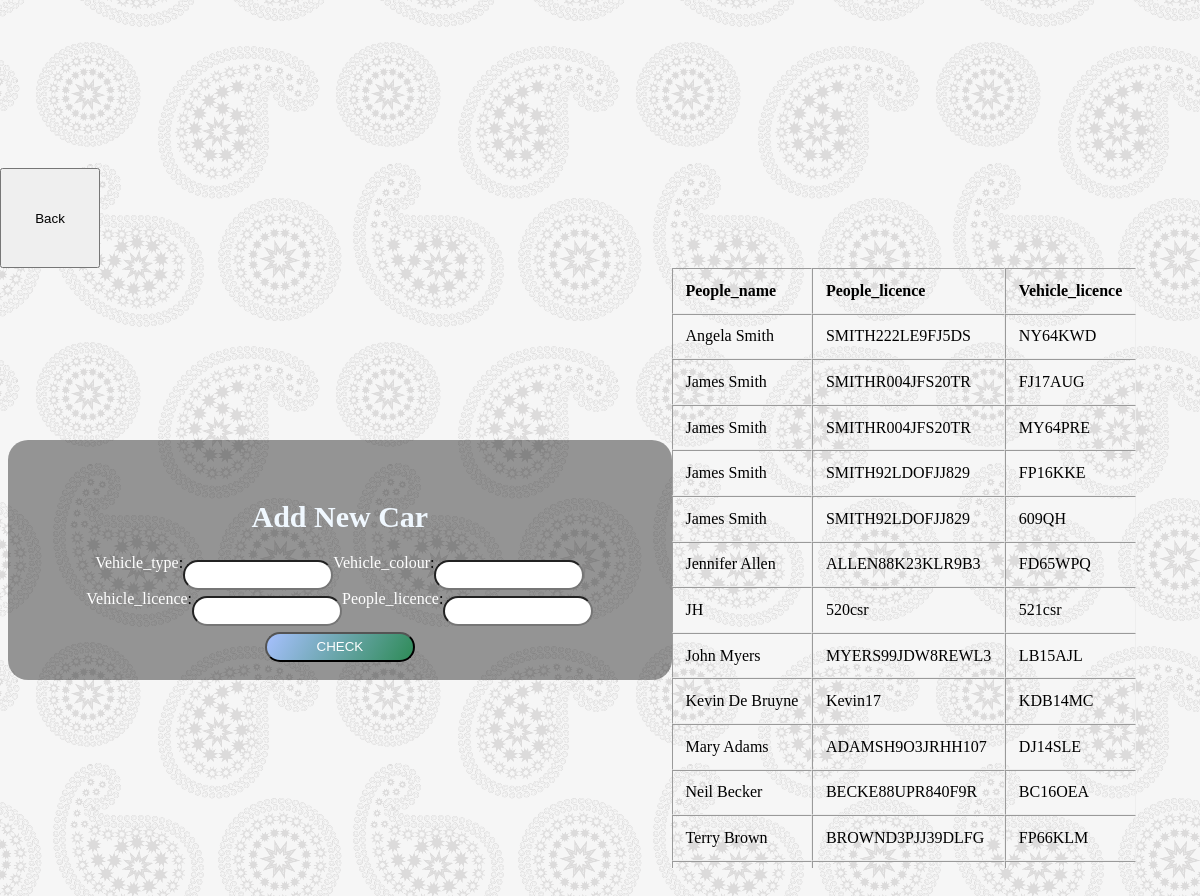
The app's page /coursework2/Public/addNewCar.php (signed in) with its own data.
### tables this page shows
CREATE TABLE `People` (
  `People_ID` int(11) NOT NULL,
  `People_name` varchar(50) NOT NULL,
  `People_address` varchar(50) DEFAULT NULL,
  `People_licence` varchar(16) DEFAULT NULL
);

CREATE TABLE `Vehicle` (
  `Vehicle_ID` int(11) NOT NULL,
  `Vehicle_type` varchar(20) NOT NULL,
  `Vehicle_colour` varchar(20) NOT NULL,
  `Vehicle_licence` varchar(255) DEFAULT NULL
);

### coursework2/Public/addNewCar.php (the view, shortened to what this page needs)
<html>
    <head>
    <link rel="stylesheet" type="text/css" href="../css/addNewCar.css">
    </head>
    <body style="background-image: url(../images/3.jpg)">
    <form id="f" method="post" class="add-box">
        <h4>Add New Car</h4>
        <label style="color: white">Vehicle_type</label>: <input class="text" name="Vehicle_type">
        <label style="color: white">Vehicle_colour</label>: <input class="text" name="Vehicle_colour">
        <label style="color: white">Vehicle_licence</label>: <input class="text" name=" Vehicle_licence">
        <label style="color: white">People_licence</label>: <input class="text" name=" People_licence"><br>
        <input class="button" name="check" type="submit" value="CHECK">
    </form>
    <div class="People-Car" id="p" style="width: 600px;height: 600px">
        <?php
        require("../config/db.inc.php");
        $sql="SELECT People_name,People_licence,Vehicle_licence FROM People a JOIN Ownership b on a.People_ID=b.People_ID JOIN Vehicle c  ON b.Vehicle_ID = c.Vehicle_ID order by People_name";
        $result = mysqli_query($conn,$sql);
        echo "<table border='1' width='800' align='center'>";
        echo "<tr><th>People_name</th><th>People_licence</th><th>Vehicle_licence</th></tr>";
        while ($row = mysqli_fetch_assoc($result)){
            echo "<tr>";
            echo "<td>".$row['People_name']."</td>";
            echo "<td>".$row['People_licence']."</td>";
            echo "<td>".$row['Vehicle_licence']."</td>";
            echo "</tr>";
        }
        echo "</table>";
        ?>
    </div>
    <button class="back" onclick="javascrtpt:window.location.href='./login.php'">Back</button>
    </body>
</html>

### coursework2/css/addNewCar.css (style rules this page uses)
.add-box { display: flex; justify-content: center; align-content:space-around; flex-wrap: wrap; width: 650px; height: 200px; background-color: rgba(0, 0, 0,.4); border: 10px; padding: 20px 50px; border-radius: 20px; }
.add-box .button { display: flex; justify-content: center; align-items: center; margin-top: 6px; width: 150px; height: 30px; color: #fff; background: linear-gradient(120deg,#a6c0fe 0%, #2E8B57 100%); border-radius: 25px; cursor: pointer; }
.add-box .text { display: flex; justify-content: center; align-items: center; margin-top: 6px; width: 150px; height: 30px; border-radius: 25px; cursor: pointer; }
.add-box h4 { width: 100%; display: flex; justify-content: center; color: aliceblue; font-size: 30px; margin-bottom: 20px; }
.back { width: 100px; height: 100px; position: absolute; left: 0px; top: 0px; bottom: 700px; right: 1400px; margin: auto; }

### coursework2/Public/addNewCar.php (style rules this page uses)
body { display: flex; justify-content: center; align-items: center; background-image:url(../images/3.jpg); }
.People-Car { justify-content: center; align-items: center; overflow: scroll; }
table { border: 1px solid var(--color-bg-secondary); border-radius: var(--border-radius); border-spacing: 0; display: inline-block; max-width: 120%; overflow-x: auto; padding: 0; white-space: nowrap; }
table td, table th, table tr { padding: 0.8rem 0.8rem; text-align: var(--justify-important); }
table thead th:first-child, table tr td:first-child { text-align: var(--justify-normal); }
table tr:nth-child(even) { background-color: var(--color-accent); }

### records on screen
people: People_name "Angela Smith", People_licence "SMITH222LE9FJ5DS", vehicle.Vehicle_licence "NY64KWD"
people: People_name "James Smith", People_licence "SMITHR004JFS20TR", vehicle.Vehicle_licence "FJ17AUG", vehicle.Vehicle_licence "MY64PRE"
people: People_name "James Smith", People_licence "SMITH92LDOFJJ829", vehicle.Vehicle_licence "FP16KKE", vehicle.Vehicle_licence "609QH"
people: People_name "Jennifer Allen", People_licence "ALLEN88K23KLR9B3", vehicle.Vehicle_licence "FD65WPQ"
people: People_name "JH", People_licence "520csr", vehicle.Vehicle_licence "521csr"
people: People_name "John Myers", People_licence "MYERS99JDW8REWL3", vehicle.Vehicle_licence "LB15AJL"
people: People_name "Kevin De Bruyne", People_licence "Kevin17", vehicle.Vehicle_licence "KDB14MC"
people: People_name "Mary Adams", People_licence "ADAMSH9O3JRHH107", vehicle.Vehicle_licence "DJ14SLE"
people: People_name "Neil Becker", People_licence "BECKE88UPR840F9R", vehicle.Vehicle_licence "BC16OEA"
people: People_name "Terry Brown", People_licence "BROWND3PJJ39DLFG", vehicle.Vehicle_licence "FP66KLM"
